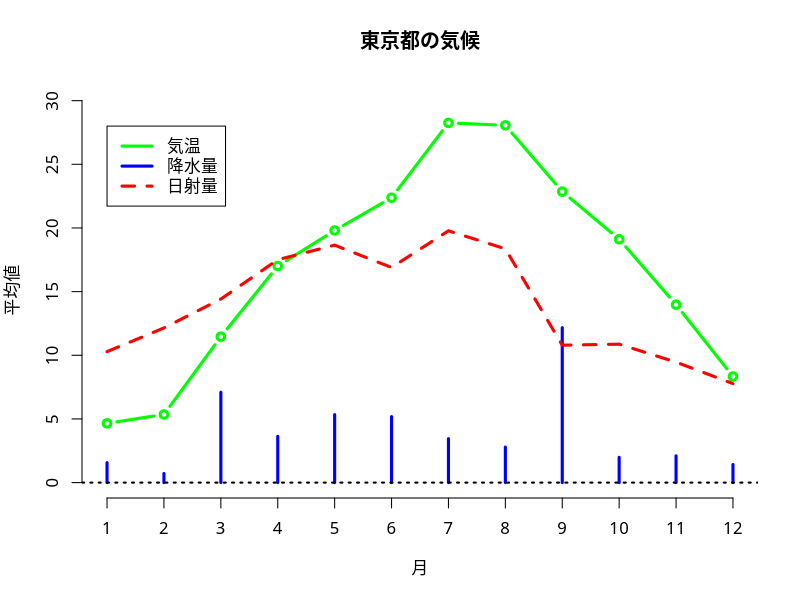

This chart was generated by the following R code:
### 日本語フォントの指定
par(family="HiraginoSans-W4") 
### 東京都の気候データによる例 (tokyo_weather.csv)
## 気象庁のホームページより取得
## https://www.data.jma.go.jp/gmd/risk/obsdl/
## 地点・東京における平均気温(℃)・降水量(mm)など
myData <- subset(read.csv("data/tokyo_weather.csv",
                          fileEncoding="utf8"), 
                 select=c(月,気温,降水量,日射量,風速))
## 月ごとの平均をプロットする
(x <- aggregate( . ~ 月, data=myData, FUN=mean))
plot(x$気温, type ="b", # 点と線 (both)
     lwd=3, col="green", # 太さと色
     ylim=c(0, max(x$気温)+2), # y軸の範囲を限定
     xlab="月", ylab="平均値", main="東京都の気候", 
     axes=FALSE) # 軸を書かない
axis(1, 1:12, 1:12) # x軸の作成
axis(2) # y軸の作成
lines(x$降水量, type="h", lwd=3, col="blue")
lines(x$日射量, lwd=3, lty=2, col="red")
abline(h=0, lwd=2, lty="dotted") #  y=0の線を引く
legend(1, 28, # 凡例の位置を左上の座標で指定
       legend=c("気温","降水量","日射量"),
       col=c("green","blue","red"),
       lty=c(1,1,2), lwd=3)
